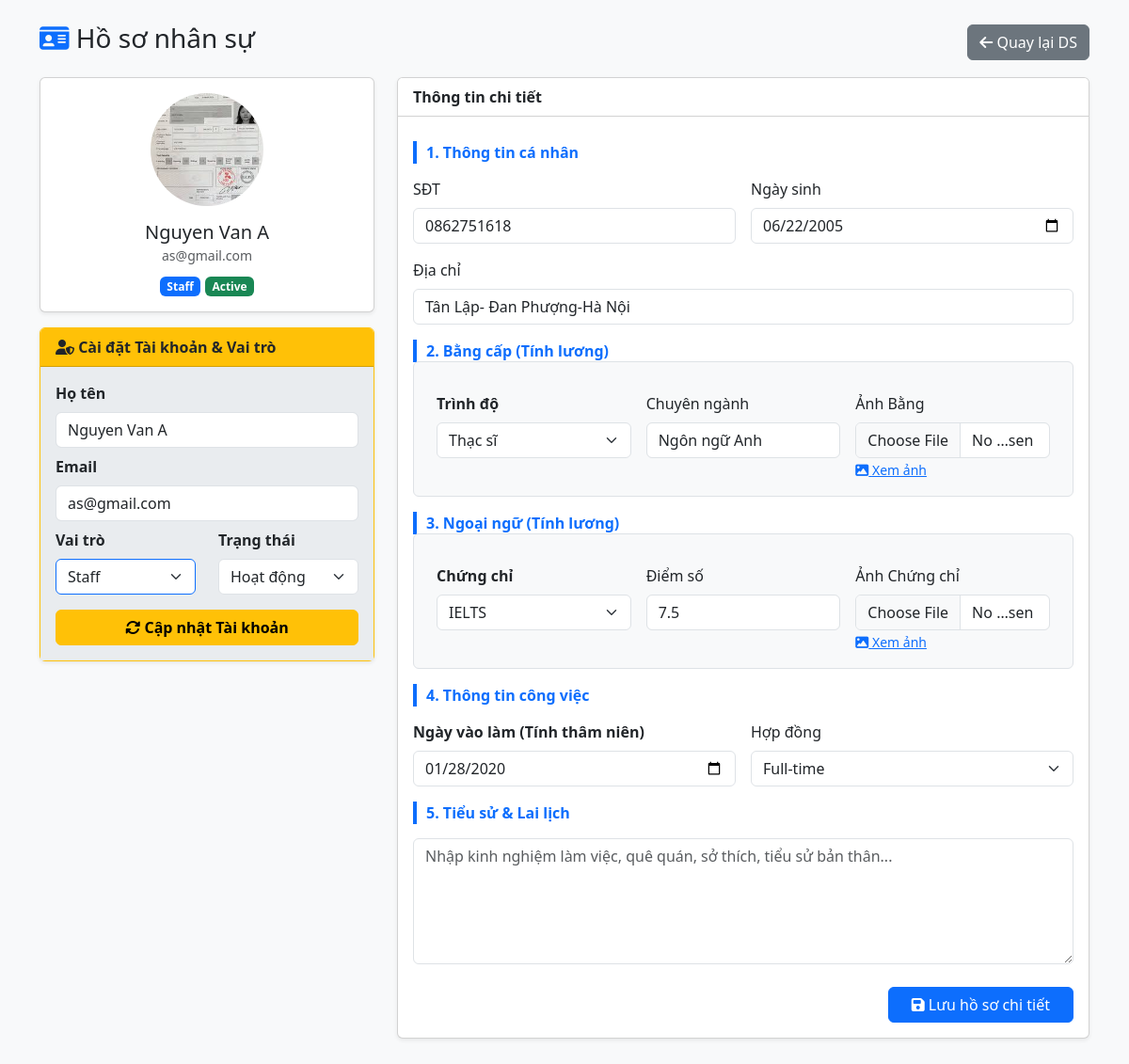
The page /HomePage/admin_employee_detail.php?id=3 (signed in) on the database its author committed.
### tables this page shows
CREATE TABLE `users` (
  `id` int(11) NOT NULL,
  `role_id` int(11) NOT NULL,
  `username` varchar(50) NOT NULL,
  `password` varchar(255) NOT NULL,
  `email` varchar(100) NOT NULL,
  `full_name` varchar(100) NOT NULL,
  `avatar` varchar(255) DEFAULT 'img/default.jpg',
  `status` enum('active','inactive') DEFAULT 'active',
  `created_at` timestamp NOT NULL DEFAULT current_timestamp()
);

CREATE TABLE `roles` (
  `id` int(11) NOT NULL,
  `name` varchar(50) NOT NULL,
  `description` text DEFAULT NULL,
  `default_salary` decimal(15,0) DEFAULT 5000000
);

CREATE TABLE `employee_details` (
  `user_id` int(11) NOT NULL,
  `phone` varchar(20) DEFAULT NULL,
  `address` text DEFAULT NULL,
  `dob` date DEFAULT NULL,
  `gender` enum('Nam','Nữ','Khác') DEFAULT NULL,
  `start_date` date NOT NULL,
  `education_level` varchar(100) DEFAULT NULL,
  `major` varchar(100) DEFAULT NULL,
  `contract_type` enum('Full-time','Part-time','CTV') DEFAULT 'Full-time',
  `certificate_type` enum('None','IELTS','TOEIC') DEFAULT 'None',
  `certificate_score` decimal(5,1) DEFAULT 0.0,
  `edu_proof` varchar(255) DEFAULT NULL,
  `cert_proof` varchar(255) DEFAULT NULL,
  `biography` text DEFAULT NULL
);

### HomePage/admin_employee_detail.php (the view, shortened to what this page needs)
<?php
require_once 'db_connect.php';
$user_id = $_GET['id'] ?? 0;
$sql_u = "SELECT u.*, ed.*, r.name as role_name
          FROM users u
          LEFT JOIN roles r ON u.role_id = r.id
          LEFT JOIN employee_details ed ON u.id = ed.user_id
          WHERE u.id = ?";
$stmt = $conn->prepare($sql_u);
$stmt->bind_param("i", $user_id);
$stmt->execute();
$user = $stmt->get_result()->fetch_assoc();
$roles_list = $conn->query("SELECT * FROM roles");
?>
<!DOCTYPE html>
<html lang="vi">
<head>
    <link href="https://cdn.jsdelivr.net/npm/bootstrap@5.3.0/dist/css/bootstrap.min.css" rel="stylesheet">
    <link rel="stylesheet" href="https://cdnjs.cloudflare.com/ajax/libs/font-awesome/6.5.1/css/all.min.css">
</head>
<body class="bg-light">
    <div class="container mt-4 mb-5">
        <div class="d-flex justify-content-between align-items-center mb-3">
            <h3><i class="fas fa-id-card text-primary"></i> Hồ sơ nhân sự</h3>
            <a href="admin_employees.php" class="btn btn-secondary"><i class="fas fa-arrow-left"></i> Quay lại DS</a>
        </div>
        <div class="row">
            <div class="col-md-4">
                <div class="card shadow-sm mb-3">
                    <div class="card-body text-center">
                        <img src="<?php echo $user['avatar'] ?? 'img/default.jpg'; ?>" class="rounded-circle mx-auto d-block mb-3" style="width: 120px; height: 120px; object-fit: cover;">
                        <h5 class="mb-0"><?php echo $user['full_name']; ?></h5>
                        <small class="text-muted"><?php echo $user['email']; ?></small>
                        <div class="mt-2">
                            <span class="badge bg-primary"><?php echo $user['role_name']; ?></span>
                            <span class="badge <?php echo ($user['status']=='active')?'bg-success':'bg-danger'; ?>">
                                <?php echo ucfirst($user['status']); ?>
                            </span>
                        </div>
                    </div>
                </div>
                <div class="card shadow-sm mb-3 border-warning">
                    <div class="card-header bg-warning text-dark fw-bold">
                        <i class="fas fa-user-shield"></i> Cài đặt Tài khoản & Vai trò
                    </div>
                    <div class="card-body bg-account">
                        <form method="POST">
                            <div class="mb-2">
                                <label class="form-label fw-bold">Họ tên</label>
                                <input type="text" name="full_name" class="form-control" value="<?php echo $user['full_name']; ?>" required>
                            </div>
                            <div class="mb-2">
                                <label class="form-label fw-bold">Email</label>
                                <input type="email" name="email" class="form-control" value="<?php echo $user['email']; ?>" required>
                            </div>
                            <div class="row">
                                <div class="col-md-6 mb-3">
                                    <label class="form-label fw-bold">Vai trò</label>
                                    <select name="role_id" class="form-select border-primary">
                                        <?php
                                        $roles_list->data_seek(0);
                                        while($r = $roles_list->fetch_assoc()):
                                            $selected = ($user['role_id'] == $r['id']) ? 'selected' : '';
                                        ?>
                                            <option value="<?php echo $r['id']; ?>" <?php echo $selected; ?>><?php echo $r['name']; ?></option>
                                        <?php endwhile; ?>
                                    </select>
                                </div>
                                <div class="col-md-6 mb-3">
                                    <label class="form-label fw-bold">Trạng thái</label>
                                    <select name="status" class="form-select">
                                        <option value="active" <?php echo ($user['status']=='active')?'selected':''; ?>>Hoạt động</option>
                                    </select>
                                </div>
                            </div>
                            <button type="submit" name="update_account" class="btn btn-warning w-100 fw-bold">
                                <i class="fas fa-sync-alt"></i> Cập nhật Tài khoản
                            </button>
                        </form>
                    </div>
                </div>
            </div>
            <div class="col-md-8">
                <div class="card shadow-sm">
                    <div class="card-header bg-white fw-bold">Thông tin chi tiết</div>
                    <div class="card-body">
                        <form method="POST" enctype="multipart/form-data">
                            <div class="section-title">1. Thông tin cá nhân</div>
                            <div class="row g-3 mb-3">
                                <div class="col-md-6">
                                    <label class="form-label">SĐT</label>
                                    <input type="text" name="phone" class="form-control" value="<?php echo $user['phone'] ?? ''; ?>">
                                </div>
                                <div class="col-md-6">
                                    <label class="form-label">Ngày sinh</label>
                                    <input type="date" name="dob" class="form-control" value="<?php echo $user['dob'] ?? ''; ?>">
                                </div>
                                <div class="col-12">
                                    <label class="form-label">Địa chỉ</label>
                                    <input type="text" name="address" class="form-control" value="<?php echo $user['address'] ?? ''; ?>">
                                </div>
                            </div>
                            <div class="section-title">2. Bằng cấp (Tính lương)</div>
                            <div class="row g-3 mb-3 bg-light p-3 rounded border mx-0">
                                <div class="col-md-4">
                                    <label class="form-label fw-bold">Trình độ</label>
                                    <select name="education_level" class="form-select">
                                        <?php
                                        $levels = ['Trung cấp', 'Cao đẳng', 'Đại học', 'Thạc sĩ', 'Tiến sĩ'];
                                        foreach($levels as $l) {
                                            $sel = ($user['education_level'] ?? '') == $l ? 'selected' : '';
                                            echo "<option value='$l' $sel>$l</option>";
                                        }
                                        ?>
                                    </select>
                                </div>
                                <div class="col-md-4">
                                    <label class="form-label">Chuyên ngành</label>
                                    <input type="text" name="major" class="form-control" value="<?php echo $user['major'] ?? ''; ?>">
                                </div>
                                <div class="col-md-4">
                                    <label class="form-label">Ảnh Bằng</label>
                                    <input type="file" name="edu_img" class="form-control">
                                    <?php if(!empty($user['edu_proof'])): ?>
                                        <a href="<?php echo $user['edu_proof']; ?>" target="_blank" class="small"><i class="fas fa-image"></i> Xem ảnh</a>
                                    <?php endif; ?>
                                </div>
                            </div>
                            <div class="section-title">3. Ngoại ngữ (Tính lương)</div>
                            <div class="row g-3 mb-3 bg-light p-3 rounded border mx-0">
                                <div class="col-md-4">
                                    <label class="form-label fw-bold">Chứng chỉ</label>
                                    <select name="certificate_type" class="form-select">
                                        <option value="IELTS" <?php echo ($user['certificate_type']??'')=='IELTS'?'selected':''; ?>>IELTS</option>
                                    </select>
                                </div>
                                <div class="col-md-4">
                                    <label class="form-label">Điểm số</label>
                                    <input type="number" step="0.5" name="certificate_score" class="form-control" value="<?php echo $user['certificate_score'] ?? ''; ?>">
                                </div>
                                <div class="col-md-4">
                                    <label class="form-label">Ảnh Chứng chỉ</label>
                                    <input type="file" name="cert_img" class="form-control">
                                    <?php if(!empty($user['cert_proof'])): ?>
                                        <a href="<?php echo $user['cert_proof']; ?>" target="_blank" class="small"><i class="fas fa-image"></i> Xem ảnh</a>
                                    <?php endif; ?>
                                </div>
                            </div>
                            <div class="section-title">4. Thông tin công việc</div>
                            <div class="row g-3 mb-3">
                                <div class="col-md-6">
                                    <label class="form-label fw-bold">Ngày vào làm (Tính thâm niên)</label>
                                    <input type="date" name="start_date" class="form-control" value="<?php echo $user['start_date'] ?? ''; ?>" required>
                                </div>
                                <div class="col-md-6">
                                    <label class="form-label">Hợp đồng</label>
                                    <select name="contract_type" class="form-select">
                                        <option value="Full-time" <?php echo ($user['contract_type']??'')=='Full-time'?'selected':''; ?>>Full-time</option>
                                    </select>
                                </div>
                            </div>
                            <div class="section-title">5. Tiểu sử & Lai lịch</div>
                            <div class="mb-3">
                                <textarea name="biography" class="form-control" rows="5" placeholder="Nhập kinh nghiệm làm việc, quê quán, sở thích, tiểu sử bản thân..."><?php echo $user['biography'] ?? ''; ?></textarea>
                            </div>
                            <div class="mt-4 text-end">
                                <button type="submit" name="update_details" class="btn btn-primary px-4">
                                    <i class="fas fa-save"></i> Lưu hồ sơ chi tiết
                                </button>
                            </div>
                        </form>
                    </div>
                </div>
            </div>
        </div>
    </div>
</body>
</html>

### HomePage/admin_employee_detail.php (style rules this page uses)
.section-title { border-left: 4px solid #0d6efd; padding-left: 10px; font-weight: bold; color: #0d6efd; margin-bottom: 15px; margin-top: 10px; }
.bg-account { background-color: #e9ecef; }

### rows shown on the page
users: avatar (picture), full_name "Nguyen Van A", email "as@gmail.com", role.name "Staff", status "Active", status "Hoạt động", phone "0862751618", dob "06/22/2005", address "Tân Lập- Đan Phượng-Hà Nội", major "Ngôn ngữ Anh", certificate_score "7.5", start_date "01/28/2020"
employee_details: certificate_type "IELTS", contract_type "Full-time"

### other values the page prints
form field role_id "Staff"
form field education_level "Thạc sĩ"
